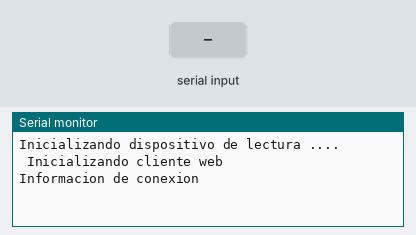
Recording of a sketch running on a simulated Arduino Uno, built with avr-gcc and run on an emulated ATmega328P. On the bench: the last lines printed to the serial monitor. The test bench sets the inputs (shaded band).

Above: at 1.2 s.
1.3 s: "1" received over the second serial link
At 2.2 s:
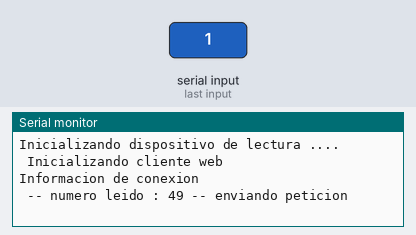
2.8 s: "0" received over the second serial link
At 3.3 s:
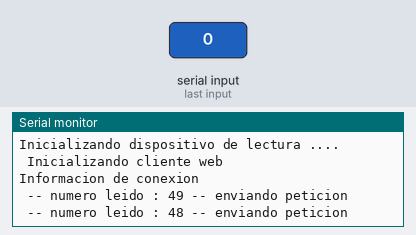
4.3 s: "2" received over the second serial link
At 5.7 s:
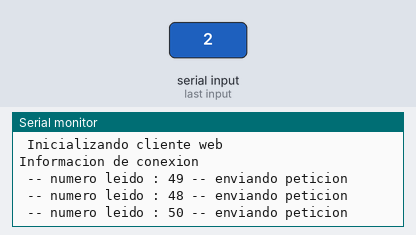

The sketch:

rfid_ethernet.ino
```cpp
#include <EtherCard.h>
#include<SoftwareSerial.h>

SoftwareSerial listener(2,3); //pin4 Rx , pin3 Tx
int iterador = 0;
int salida = 0;

static byte mac[] = { 0x74,0x69,0x69,0x2D,0x30,0x31 };
byte Ethernet::buffer[700];
static uint32_t retraso;
char web[] = "centinela.local";

static void responseHandler (byte status, word off, word len) {
  Ethernet::buffer[off+300] = 0;
  Serial.print((const char*) Ethernet::buffer + off);
  Serial.println("...");
}

void setup () {
  Serial.begin(9600);

  Serial.println("Inicializando dispositivo de lectura ....");
  listener.listen();
  listener.begin(9600);
  delay(10);
  listener.write(0x02);

  Serial.println("\n Inicializando cliente web");

  if (ether.begin(sizeof Ethernet::buffer, mac) == 0){
    Serial.println( "---  No se pudo conectar con el servidor");
  }
  if (!ether.dhcpSetup()){
    Serial.println("--- DHCP no responde");
  }else{
    Serial.println("Informacion de conexion \n");
    ether.printIp("IP:  ", ether.myip);
    ether.printIp("GW:  ", ether.gwip);
  }
}

void loop () {
  String numero = "";
  if(listener.available()){
    for (int i=0; listener.available() ; i++){
      byte C = listener.read();
      numero += String(int(C));
   }
   salida = 1;
  }

  if(salida == 1){
    Serial.print(" -- numero leido : " + numero);
    salida = 0;

    ether.packetLoop(ether.packetReceive());

    Serial.println(" -- enviando peticion ");
    ether.browseUrl(PSTR("/index.php"), "?r=device/register&id=" + numero, web, responseHandler);

    ether.browseUrl(PSTR("/index.php"), "?r=device/read&id=" + numero, web, responseHandler);
  }
}
```

Measured:
- after the input at 1.3 s, the serial monitor: prints a new line at once (image 1)
- after the input at 2.8 s, the serial monitor: prints a new line at once (image 2)
- after the input at 4.3 s, the serial monitor: prints a new line at once (image 3)
